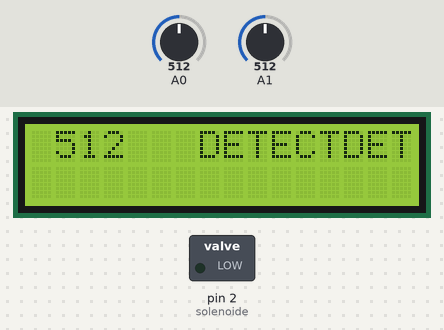
The sketch below on a simulated Arduino Mega 2560, built with avr-gcc and run on an emulated ATmega2560. On the bench: 16×2 character LCD, switched loads named in the sketch (green lamp = pin HIGH). The inputs (shaded band) are chosen by the test bench; at power-on: A0 = 512, A1 = 512.

Above: at 1.2 s.
1.3 s: A0 set to 267
At 2.5 s:
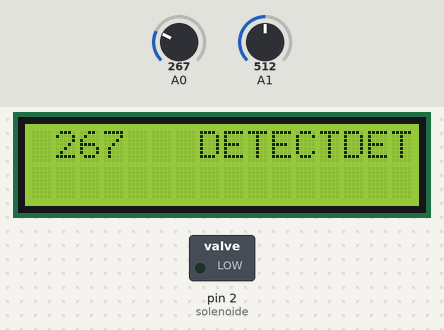
2.8 s: A0 set to 238
At 3.8 s:
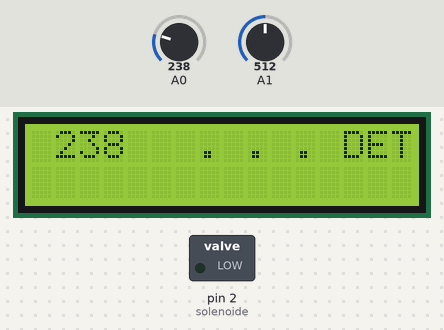
4.3 s: A1 set to 258
5.8 s: A1 set to 233
At 7.0 s:
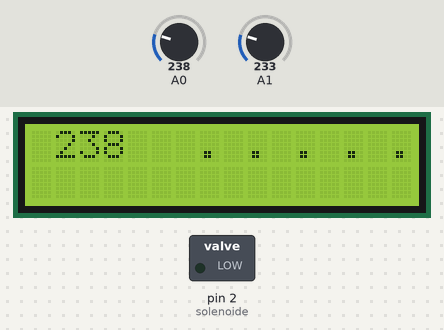
7.3 s: A1 set to 260
At 8.4 s:
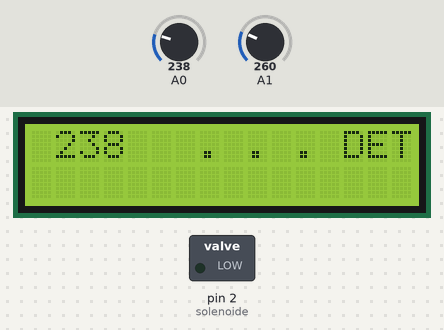
8.8 s: A1 set to 240
At 9.5 s:
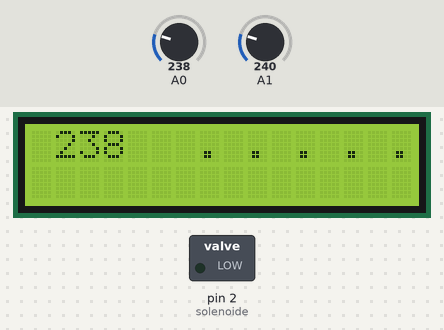
Timing chart, 0 to 11.3 s (numbered marks = the images above; inputs shaded):
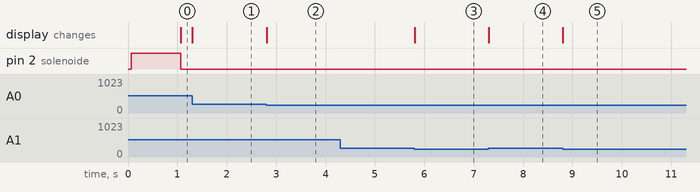

The sketch:

HotWheelsLaucher.ino
```cpp
/*
  HotWheelsLauncher

  Test code for reading two reflective optical sensors in an
  Arduino Mega, displaying their values on an 16x2 LCD
 */

#include <LiquidCrystal.h>

// LiquidCrystal (rs, enable, d4, d5, d6, d7)
LiquidCrystal lcd(41, 39, 37, 35, 33, 31);

int solenoide = 2;
int disparou = 0;

void setup() {
  //  LCD cols, lines
  lcd.begin(16, 2);
  pinMode(solenoide, OUTPUT);
}

String rjust(int n) {
  char buff[10];
  sprintf(buff, "%4d", n);
  return String(buff);
}

void loop() {
  int value = analogRead(A0);
  //          col, line
  lcd.setCursor(0, 0);
  lcd.print(rjust(value));
  lcd.setCursor(7, 0);
  if (value >= 250) {
    lcd.print("DETECT");
    if (! disparou) {
      digitalWrite(solenoide, HIGH);
      delay(1000);
      digitalWrite(solenoide, LOW);
      disparou = 1;
    }
  }
  else lcd.print(". . . ");
  value = analogRead(A1);
  if (value >= 250) {
    lcd.print("DETECT");
  }
  else lcd.print(". . . ");
}
```

Measured:
- the behaviour switches between 250 and 249 on A0 (found by bisection; images 1 and 2)
- the behaviour switches between 250 and 249 on A1 (found by bisection; images 2 and 3)
- after the input at 1.3 s, the display: changes at once (image 1)
- after the input at 2.8 s, the display: changes at once (image 2)
- after the input at 4.3 s, every drawn part: stays the same
- after the input at 5.8 s, the display: changes at once (image 3)
- after the input at 7.3 s, the display: changes at once (image 4)
- after the input at 8.8 s, the display: changes at once (image 5)
